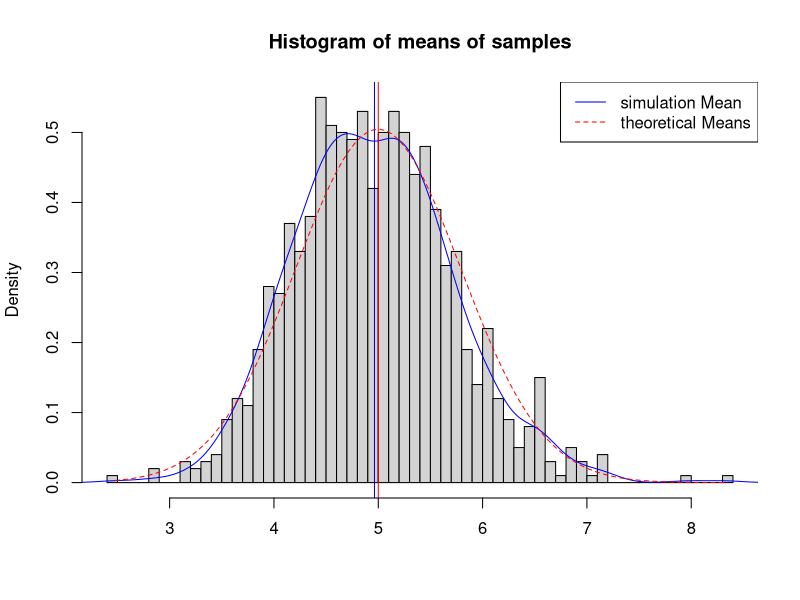
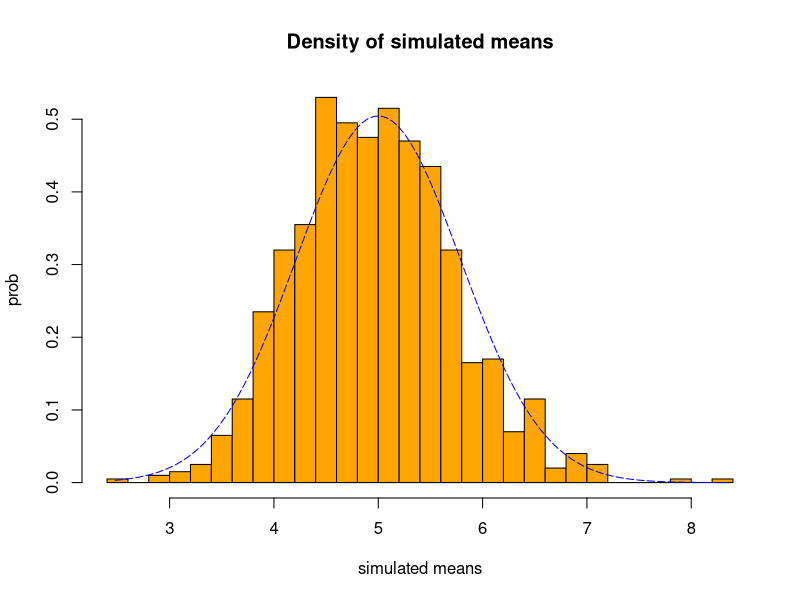
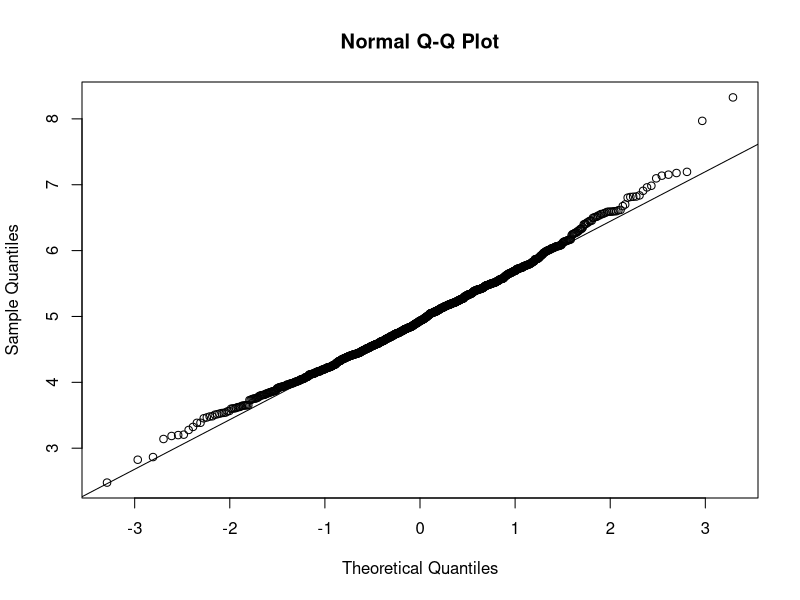

These charts were generated, in order, by the following R code:
## ---- chunk 1
## Let's load some libraries we need.
library("data.table")
library("ggplot2")
## ---- chunk 2

## First, set the seed to ensure repeatability.  I picked 444 just because.
set.seed(444)

## Set lambda equal to .2, as specified within the problem.
lambda <- 0.2

## Set the number of simulations run equal to 1000, as specified within the problem.
simulations <- 1000

## Set the sample size equal to 40, as specified within the problem.
sampleSize <- 40

## Let's perform the simulations.
simulatedRuns <- replicate(simulations, rexp(sampleSize, lambda))

## Now, let's calculate the mean for each set of 40 samples, one mean for each simulation.
## simulatedMean will contain 1000 means.
simulatedMean <- apply(simulatedRuns, 2, mean)
## ---- chunk 3
## Take the mean of all of the simulated means
singleSimMean <- mean(simulatedMean)
singleSimMean

## Calculate the theoretical mean.
theoreticalmean <- 1/lambda
theoreticalmean
## ---- chunk 4
## First, we create a histogram of the averages.
hist(simulatedMean, breaks=60, prob=TRUE,
     main="Histogram of means of samples",
     xlab="")

## Create a line to capture the density of the means of simulations.
lines(density(simulatedMean), col="blue")

## Draw a line at the theoretical mean.
abline(v=theoreticalmean, col="red")

## Draw a line at the center of the simulated means of samples.
abline(v=singleSimMean, col="blue")

## Create a line to capture the theoretical mean
xAxis <- seq(min(simulatedMean), max(simulatedMean), length=100)
yAxis <- dnorm(xAxis, mean=1/lambda, sd=(1/lambda/sqrt(sampleSize)))
lines(xAxis, yAxis, pch=22, col="red", lty=2)

## Create a legend for the chart
legend('topright', c("simulation Mean", "theoretical Means"), lty=c(1,2), col=c("blue", "red"))
## ---- chunk 5
## standard deviation of simulated distribution
simulatedSD <- sd(simulatedMean)
simulatedSD

## Standard deviation of theoretical distribution
theoreticalSD <- (1/lambda)/sqrt(sampleSize)
theoreticalSD

## Variance of simulated distribution
simulatedVariance <- simulatedSD^2
simulatedVariance

## variance of theoretical distribution
theoreticalVariance <- ((1/lambda)*(1/sqrt(sampleSize)))^2
theoreticalVariance
## ---- chunk 6
## First, let's plot a histogram of the simulated means to see if it approximates the normal distribution
xfit <- seq(min(simulatedMean), max(simulatedMean), length=100)
yfit <- dnorm(xfit, mean=1/lambda, sd=(1/lambda/sqrt(sampleSize)))
hist(simulatedMean,breaks=sampleSize,prob=T,col="orange",xlab = "simulated means",
     main="Density of simulated means",ylab="prob")
lines(xfit, yfit, pch=22, col="blue", lty=5)
## ---- chunk 7
## Now, let's compare the distribution of the simulated means to the theoretical distribution.
## NOTE:  All points should lie on the line.

qqnorm(simulatedMean); qqline(simulatedMean)
